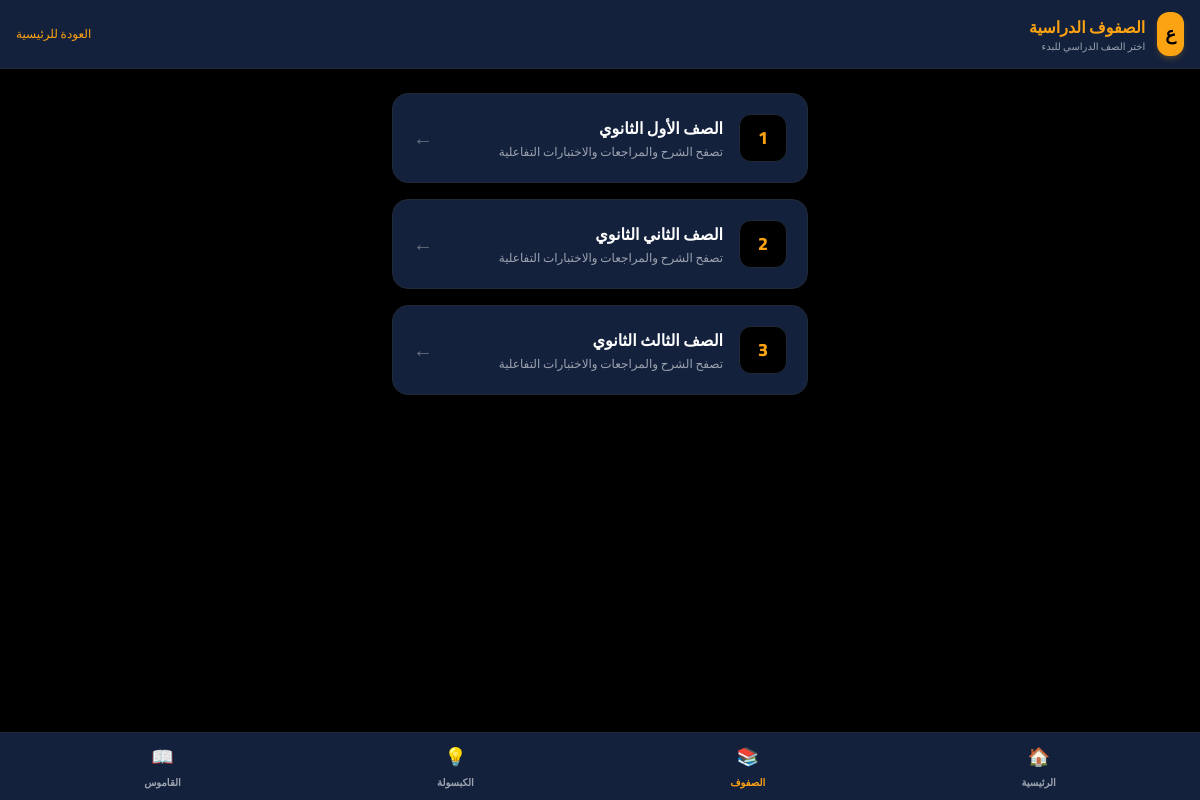
Screenshot of /grades with the database file from the repository.
### tables this page shows
CREATE TABLE grades (
            grade_id INTEGER PRIMARY KEY AUTOINCREMENT,
            grade_name TEXT NOT NULL UNIQUE
        );

### app.py (the view)
@app.route('/grades')
def list_grades():
    db = get_db()
    grades = db.execute("SELECT * FROM grades").fetchall()
    return render_template('grades.html', grades=grades)

### app.py (called while the page is built)
def get_db():
    db = getattr(g, '_database', None)
    if db is None:
        db = g._database = sqlite3.connect(DATABASE)
        db.row_factory = sqlite3.Row
    return db

@app.teardown_appcontext
def close_connection(exception):
    db = getattr(g, '_database', None)
    if db is not None:
        db.close()

### templates/grades.html (shortened to what this page needs)
<!DOCTYPE html>
<html lang="ar" dir="rtl" class="dark">
<head>
    <script src="https://cdn.tailwindcss.com"></script>
</head>
<body class="bg-brand-dark text-gray-100 min-h-screen pb-20">
    <header class="bg-brand-navy border-b border-gray-800 sticky top-0 z-50 px-4 py-3 flex justify-between items-center shadow-lg">
        <div class="flex items-center space-x-3 space-x-reverse">
            <a href="/" class="bg-brand-accent text-black p-2 rounded-xl font-extrabold text-lg shadow-md shadow-brand-accent/20">ع</a>
            <div>
                <h1 class="text-md font-extrabold text-brand-accent">الصفوف الدراسية</h1>
                <p class="text-[10px] text-gray-400">اختر الصف الدراسي للبدء</p>
            </div>
        </div>
        <a href="/" class="text-xs text-brand-accent hover:text-white transition-colors">العودة للرئيسية</a>
    </header>
    <main class="max-w-md mx-auto px-4 mt-6">
        <div class="space-y-4">
            {% for g in grades %}
            <a href="/grade/{{ g.grade_id }}" class="bg-brand-navy hover:border-brand-accent/50 border border-gray-800 rounded-2xl p-5 flex justify-between items-center transition-all group shadow-lg">
                <div class="flex items-center gap-4">
                    <div class="w-12 h-12 bg-brand-dark rounded-xl flex items-center justify-center text-brand-accent text-lg font-extrabold border border-gray-800">
                        {{ loop.index }}
                    </div>
                    <div>
                        <h3 class="font-bold text-white group-hover:text-brand-accent transition-colors">{{ g.grade_name }}</h3>
                        <p class="text-xs text-gray-400 mt-1">تصفح الشرح والمراجعات والاختبارات التفاعلية</p>
                    </div>
                </div>
                <span class="text-gray-500 group-hover:text-brand-accent transition-all text-xl">←</span>
            </a>
            {% endfor %}
        </div>
    </main>
    <nav class="fixed bottom-0 left-0 right-0 bg-brand-navy border-t border-gray-800 py-2.5 px-4 flex justify-around items-center z-50 shadow-2xl">
        <a href="/" class="flex flex-col items-center gap-1 text-gray-400 hover:text-brand-accent transition-colors">
            <span class="text-lg">🏠</span>
            <span class="text-[10px] font-bold">الرئيسية</span>
        </a>
        <a href="/grades" class="flex flex-col items-center gap-1 text-brand-accent">
            <span class="text-lg">📚</span>
            <span class="text-[10px] font-bold">الصفوف</span>
        </a>
        <a href="/flashcards" class="flex flex-col items-center gap-1 text-gray-400 hover:text-brand-accent transition-colors">
            <span class="text-lg">💡</span>
            <span class="text-[10px] font-bold">الكبسولة</span>
        </a>
        <a href="/glossary" class="flex flex-col items-center gap-1 text-gray-400 hover:text-brand-accent transition-colors">
            <span class="text-lg">📖</span>
            <span class="text-[10px] font-bold">القاموس</span>
        </a>
    </nav>
</body>
</html>

### templates/grades.html (style rules this page uses)
body { font-family: 'Cairo', sans-serif; }

### rows the page displays
grades: grade_name "الصف الأول الثانوي"
grades: grade_name "الصف الثاني الثانوي"
grades: grade_name "الصف الثالث الثانوي"
